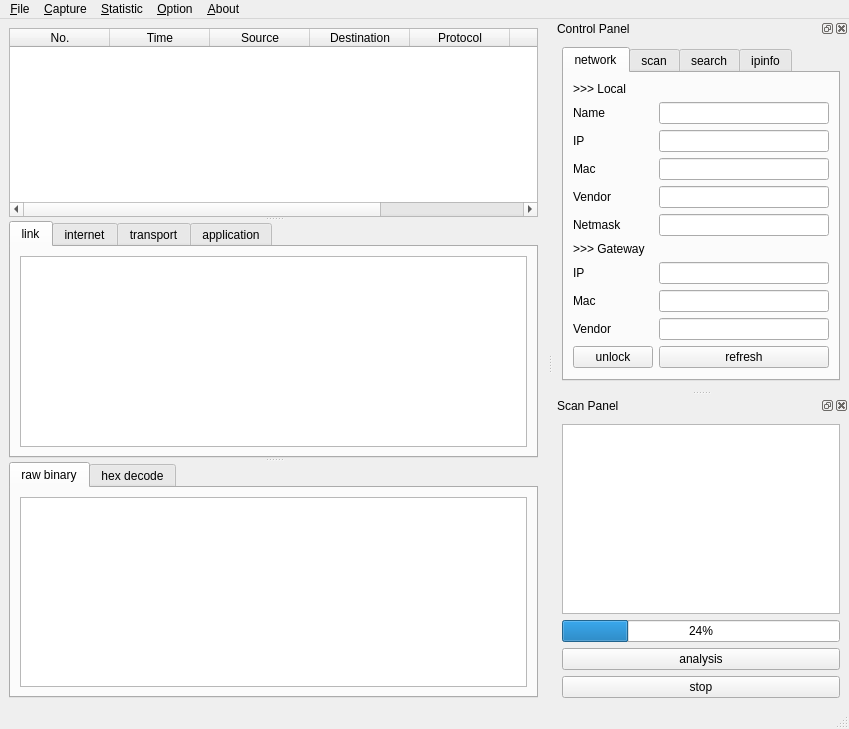
<?xml version="1.0" encoding="UTF-8"?>
<ui version="4.0">
 <class>MainWindow</class>
 <widget class="QMainWindow" name="MainWindow">
  <property name="geometry">
   <rect>
    <x>0</x>
    <y>0</y>
    <width>849</width>
    <height>729</height>
   </rect>
  </property>
  <property name="windowTitle">
   <string>MainWindow</string>
  </property>
  <widget class="QWidget" name="centralwidget">
   <layout class="QHBoxLayout" name="horizontalLayout_8">
    <item>
     <widget class="QSplitter" name="splitter">
      <property name="orientation">
       <enum>Qt::Vertical</enum>
      </property>
      <widget class="QTableWidget" name="conciseInfoTable">
       <property name="showGrid">
        <bool>false</bool>
       </property>
       <column>
        <property name="text">
         <string>No.</string>
        </property>
       </column>
       <column>
        <property name="text">
         <string>Time</string>
        </property>
       </column>
       <column>
        <property name="text">
         <string>Source</string>
        </property>
       </column>
       <column>
        <property name="text">
         <string>Destination</string>
        </property>
       </column>
       <column>
        <property name="text">
         <string>Protocol</string>
        </property>
       </column>
       <column>
        <property name="text">
         <string>Length</string>
        </property>
       </column>
       <column>
        <property name="text">
         <string>Info</string>
        </property>
       </column>
      </widget>
      <widget class="QTabWidget" name="verboseInfoTab">
       <property name="currentIndex">
        <number>0</number>
       </property>
       <widget class="QWidget" name="linkTab">
        <attribute name="title">
         <string>link</string>
        </attribute>
        <layout class="QVBoxLayout" name="verticalLayout_7">
         <item>
          <widget class="QPlainTextEdit" name="linkTextEdit"/>
         </item>
        </layout>
       </widget>
       <widget class="QWidget" name="interTab">
        <attribute name="title">
         <string>internet</string>
        </attribute>
        <layout class="QVBoxLayout" name="verticalLayout_6">
         <item>
          <widget class="QPlainTextEdit" name="interTextEdit"/>
         </item>
        </layout>
       </widget>
       <widget class="QWidget" name="transTab">
        <attribute name="title">
         <string>transport</string>
        </attribute>
        <layout class="QVBoxLayout" name="verticalLayout_5">
         <item>
          <widget class="QPlainTextEdit" name="TransTextEdit"/>
         </item>
        </layout>
       </widget>
       <widget class="QWidget" name="appTab">
        <attribute name="title">
         <string>application</string>
        </attribute>
        <layout class="QVBoxLayout" name="verticalLayout_4">
         <item>
          <widget class="QPlainTextEdit" name="appTextEdit"/>
         </item>
        </layout>
       </widget>
      </widget>
      <widget class="QTabWidget" name="decodeInfoTab">
       <property name="currentIndex">
        <number>0</number>
       </property>
       <widget class="QWidget" name="rawTab">
        <attribute name="title">
         <string>raw binary</string>
        </attribute>
        <layout class="QVBoxLayout" name="verticalLayout_8">
         <item>
          <widget class="QPlainTextEdit" name="rawTextEdit"/>
         </item>
        </layout>
       </widget>
       <widget class="QWidget" name="hexTab">
        <attribute name="title">
         <string>hex decode</string>
        </attribute>
        <layout class="QVBoxLayout" name="verticalLayout_9">
         <item>
          <widget class="QPlainTextEdit" name="hexTextEdit"/>
         </item>
        </layout>
       </widget>
      </widget>
     </widget>
    </item>
   </layout>
  </widget>
  <widget class="QMenuBar" name="menubar">
   <property name="geometry">
    <rect>
     <x>0</x>
     <y>0</y>
     <width>849</width>
     <height>26</height>
    </rect>
   </property>
   <widget class="QMenu" name="menu_File">
    <property name="title">
     <string>&amp;File</string>
    </property>
    <widget class="QMenu" name="menu_export">
     <property name="title">
      <string>&amp;export</string>
     </property>
     <widget class="QMenu" name="menuNetwork_info">
      <property name="title">
       <string>&amp;network info</string>
      </property>
      <addaction name="actionExportCSV"/>
      <addaction name="actionExportJSON"/>
      <addaction name="actionExportPlain"/>
     </widget>
     <widget class="QMenu" name="menuLAN_info">
      <property name="title">
       <string>&amp;LAN info</string>
      </property>
      <addaction name="actionLANCSV"/>
      <addaction name="actionLANJSON"/>
      <addaction name="actionLANPlain"/>
     </widget>
     <widget class="QMenu" name="menuPackets_info">
      <property name="title">
       <string>&amp;packets info</string>
      </property>
      <addaction name="actionPktCSV"/>
      <addaction name="actionPktJSON"/>
      <addaction name="actionPktPlain"/>
     </widget>
     <addaction name="menuNetwork_info"/>
     <addaction name="menuLAN_info"/>
     <addaction name="menuPackets_info"/>
    </widget>
    <addaction name="action_Save"/>
    <addaction name="action_Open"/>
    <addaction name="separator"/>
    <addaction name="menu_export"/>
    <addaction name="separator"/>
    <addaction name="action_close"/>
   </widget>
   <widget class="QMenu" name="menu_Capture">
    <property name="title">
     <string>&amp;Capture</string>
    </property>
    <addaction name="action_Start"/>
    <addaction name="separator"/>
    <addaction name="action_Stop"/>
    <addaction name="separator"/>
    <addaction name="action_Restart"/>
   </widget>
   <widget class="QMenu" name="menu_Statistic">
    <property name="title">
     <string>&amp;Statistic</string>
    </property>
    <widget class="QMenu" name="menu_protocol">
     <property name="title">
      <string>&amp;protocol</string>
     </property>
     <addaction name="action_ProBar"/>
     <addaction name="action_ProHbar"/>
     <addaction name="action_ProPie"/>
    </widget>
    <widget class="QMenu" name="menu_length">
     <property name="title">
      <string>&amp;length</string>
     </property>
     <addaction name="action_LenBar"/>
     <addaction name="action_LenHbar"/>
     <addaction name="action_LenPie"/>
    </widget>
    <widget class="QMenu" name="menu_time">
     <property name="title">
      <string>&amp;time</string>
     </property>
     <addaction name="action_TimeBar"/>
     <addaction name="action_TimeHbar"/>
     <addaction name="action_TimePie"/>
    </widget>
    <addaction name="menu_protocol"/>
    <addaction name="menu_length"/>
    <addaction name="menu_time"/>
   </widget>
   <widget class="QMenu" name="menu_Option">
    <property name="title">
     <string>&amp;Option</string>
    </property>
    <addaction name="separator"/>
    <addaction name="action_Filter"/>
    <addaction name="separator"/>
    <addaction name="action_RefreshRank"/>
   </widget>
   <widget class="QMenu" name="menu_About">
    <property name="title">
     <string>&amp;About</string>
    </property>
    <addaction name="action_Help"/>
    <addaction name="separator"/>
    <addaction name="action_Author"/>
    <addaction name="separator"/>
    <addaction name="action_Rank"/>
   </widget>
   <addaction name="menu_File"/>
   <addaction name="menu_Capture"/>
   <addaction name="menu_Statistic"/>
   <addaction name="menu_Option"/>
   <addaction name="menu_About"/>
  </widget>
  <widget class="QStatusBar" name="statusbar"/>
  <widget class="QDockWidget" name="controlDock">
   <property name="enabled">
    <bool>true</bool>
   </property>
   <property name="floating">
    <bool>false</bool>
   </property>
   <property name="windowTitle">
    <string>Control Panel</string>
   </property>
   <attribute name="dockWidgetArea">
    <number>2</number>
   </attribute>
   <widget class="QWidget" name="controlDockContents">
    <layout class="QHBoxLayout" name="horizontalLayout_2">
     <item>
      <widget class="QTabWidget" name="controlTabManage">
       <property name="currentIndex">
        <number>0</number>
       </property>
       <property name="tabBarAutoHide">
        <bool>false</bool>
       </property>
       <widget class="QWidget" name="networkTab">
        <attribute name="title">
         <string>network</string>
        </attribute>
        <layout class="QFormLayout" name="formLayout">
         <item row="1" column="0">
          <widget class="QLabel" name="nameLabel">
           <property name="text">
            <string>Name</string>
           </property>
          </widget>
         </item>
         <item row="1" column="1">
          <widget class="QLineEdit" name="nameLineEdit"/>
         </item>
         <item row="2" column="0">
          <widget class="QLabel" name="ipLabel">
           <property name="text">
            <string>IP</string>
           </property>
          </widget>
         </item>
         <item row="2" column="1">
          <widget class="QLineEdit" name="ipLineEdit"/>
         </item>
         <item row="3" column="0">
          <widget class="QLabel" name="macLabel">
           <property name="text">
            <string>Mac</string>
           </property>
          </widget>
         </item>
         <item row="3" column="1">
          <widget class="QLineEdit" name="macLineEdit"/>
         </item>
         <item row="4" column="0">
          <widget class="QLabel" name="vendorLabel">
           <property name="text">
            <string>Vendor</string>
           </property>
          </widget>
         </item>
         <item row="4" column="1">
          <widget class="QLineEdit" name="vendorLineEdit"/>
         </item>
         <item row="5" column="0">
          <widget class="QLabel" name="netmaskLabel">
           <property name="text">
            <string>Netmask</string>
           </property>
          </widget>
         </item>
         <item row="5" column="1">
          <widget class="QLineEdit" name="netmaskLineEdit"/>
         </item>
         <item row="7" column="0">
          <widget class="QLabel" name="gwIpLabel">
           <property name="text">
            <string>IP</string>
           </property>
          </widget>
         </item>
         <item row="7" column="1">
          <widget class="QLineEdit" name="gwMacLineEdit"/>
         </item>
         <item row="10" column="0">
          <widget class="QLabel" name="gwVendorLabel">
           <property name="text">
            <string>Vendor</string>
           </property>
          </widget>
         </item>
         <item row="10" column="1">
          <widget class="QLineEdit" name="gwVendorLineEdit"/>
         </item>
         <item row="13" column="1">
          <widget class="QPushButton" name="refreshButton">
           <property name="text">
            <string>refresh</string>
           </property>
          </widget>
         </item>
         <item row="0" column="0">
          <widget class="QLabel" name="localLabel">
           <property name="text">
            <string>&gt;&gt;&gt; Local</string>
           </property>
          </widget>
         </item>
         <item row="6" column="0">
          <widget class="QLabel" name="gwLabel">
           <property name="text">
            <string>&gt;&gt;&gt; Gateway</string>
           </property>
          </widget>
         </item>
         <item row="8" column="0">
          <widget class="QLabel" name="gwMacLabel">
           <property name="text">
            <string>Mac</string>
           </property>
          </widget>
         </item>
         <item row="8" column="1">
          <widget class="QLineEdit" name="gwIpLineEdit"/>
         </item>
         <item row="13" column="0">
          <widget class="QPushButton" name="unlockButton">
           <property name="text">
            <string>unlock</string>
           </property>
          </widget>
         </item>
        </layout>
       </widget>
       <widget class="QWidget" name="scanTab">
        <attribute name="title">
         <string>scan</string>
        </attribute>
        <layout class="QVBoxLayout" name="verticalLayout_3">
         <item>
          <widget class="QLabel" name="rangeLabel">
           <property name="text">
            <string>Range</string>
           </property>
          </widget>
         </item>
         <item>
          <widget class="QLineEdit" name="rangeLineEdit"/>
         </item>
         <item>
          <widget class="QPushButton" name="rangeButton">
           <property name="text">
            <string>range scan</string>
           </property>
          </widget>
         </item>
         <item>
          <widget class="QLabel" name="maskLabel">
           <property name="text">
            <string>Mask</string>
           </property>
          </widget>
         </item>
         <item>
          <widget class="QLineEdit" name="maskLineEdit"/>
         </item>
         <item>
          <widget class="QPushButton" name="maskButton">
           <property name="text">
            <string>mask scan</string>
           </property>
          </widget>
         </item>
        </layout>
       </widget>
       <widget class="QWidget" name="searchTab">
        <attribute name="title">
         <string>search</string>
        </attribute>
        <layout class="QFormLayout" name="formLayout_4">
         <item row="0" column="0">
          <widget class="QLabel" name="searchLabel">
           <property name="text">
            <string>Search</string>
           </property>
          </widget>
         </item>
         <item row="0" column="1">
          <widget class="QLineEdit" name="searchLineEdit"/>
         </item>
         <item row="1" column="1">
          <widget class="QPushButton" name="searchButton">
           <property name="text">
            <string>search</string>
           </property>
          </widget>
         </item>
        </layout>
       </widget>
       <widget class="QWidget" name="ipinfoTab">
        <attribute name="title">
         <string>ipinfo</string>
        </attribute>
        <layout class="QFormLayout" name="formLayout_3">
         <item row="0" column="0">
          <widget class="QLabel" name="sipLabel">
           <property name="text">
            <string>search IP</string>
           </property>
          </widget>
         </item>
         <item row="0" column="1">
          <widget class="QLineEdit" name="sipLineEdit"/>
         </item>
         <item row="1" column="0" colspan="2">
          <widget class="QTextEdit" name="sipTextEdit"/>
         </item>
         <item row="2" column="0">
          <widget class="QPushButton" name="sipButton">
           <property name="text">
            <string>seach</string>
           </property>
          </widget>
         </item>
        </layout>
       </widget>
      </widget>
     </item>
    </layout>
   </widget>
  </widget>
  <widget class="QDockWidget" name="scanDock">
   <property name="windowTitle">
    <string>Scan Panel</string>
   </property>
   <attribute name="dockWidgetArea">
    <number>2</number>
   </attribute>
   <widget class="QWidget" name="scanDockContents">
    <layout class="QVBoxLayout" name="verticalLayout">
     <item>
      <widget class="QListWidget" name="nodeListWidget"/>
     </item>
     <item>
      <widget class="QProgressBar" name="scanProgressBar">
       <property name="value">
        <number>24</number>
       </property>
      </widget>
     </item>
     <item>
      <widget class="QPushButton" name="analysisPushButton">
       <property name="text">
        <string>analysis</string>
       </property>
      </widget>
     </item>
     <item>
      <widget class="QPushButton" name="stopPushButton">
       <property name="text">
        <string>stop</string>
       </property>
      </widget>
     </item>
    </layout>
   </widget>
  </widget>
  <action name="action_Save">
   <property name="text">
    <string>&amp;save</string>
   </property>
  </action>
  <action name="action_Open">
   <property name="text">
    <string>&amp;open</string>
   </property>
  </action>
  <action name="action_Export">
   <property name="text">
    <string>&amp;Export</string>
   </property>
  </action>
  <action name="actionExportCSV">
   <property name="text">
    <string>&amp;CSV</string>
   </property>
  </action>
  <action name="actionExportJSON">
   <property name="text">
    <string>&amp;JSON</string>
   </property>
  </action>
  <action name="actionExportPlain">
   <property name="text">
    <string>&amp;plain text</string>
   </property>
  </action>
  <action name="actionLANCSV">
   <property name="text">
    <string>CSV</string>
   </property>
  </action>
  <action name="actionLANJSON">
   <property name="text">
    <string>JSON</string>
   </property>
  </action>
  <action name="actionLANPlain">
   <property name="text">
    <string>plain text</string>
   </property>
  </action>
  <action name="actionPktCSV">
   <property name="text">
    <string>CSV</string>
   </property>
  </action>
  <action name="actionPktJSON">
   <property name="text">
    <string>JSON</string>
   </property>
  </action>
  <action name="actionPktPlain">
   <property name="text">
    <string>plain text</string>
   </property>
  </action>
  <action name="action_Start">
   <property name="text">
    <string>&amp;start</string>
   </property>
  </action>
  <action name="actionSto_p">
   <property name="text">
    <string>sto&amp;p</string>
   </property>
  </action>
  <action name="action_restart">
   <property name="text">
    <string>&amp;restart</string>
   </property>
  </action>
  <action name="action_ProBar">
   <property name="text">
    <string>&amp;bar</string>
   </property>
  </action>
  <action name="action_ProHbar">
   <property name="text">
    <string>&amp;hbar</string>
   </property>
  </action>
  <action name="action_ProPie">
   <property name="text">
    <string>&amp;pie</string>
   </property>
  </action>
  <action name="action_LenBar">
   <property name="text">
    <string>&amp;bar</string>
   </property>
  </action>
  <action name="action_LenHbar">
   <property name="text">
    <string>&amp;hbar</string>
   </property>
  </action>
  <action name="action_LenPie">
   <property name="text">
    <string>&amp;pie</string>
   </property>
  </action>
  <action name="action_TimeBar">
   <property name="text">
    <string>&amp;bar</string>
   </property>
  </action>
  <action name="action_TimeHbar">
   <property name="text">
    <string>&amp;hbar</string>
   </property>
  </action>
  <action name="action_TimePie">
   <property name="text">
    <string>&amp;pie</string>
   </property>
  </action>
  <action name="action_Stop">
   <property name="text">
    <string>sto&amp;p</string>
   </property>
  </action>
  <action name="action_Restart">
   <property name="text">
    <string>&amp;restart</string>
   </property>
  </action>
  <action name="action_Help">
   <property name="text">
    <string>&amp;help</string>
   </property>
  </action>
  <action name="action_Author">
   <property name="text">
    <string>&amp;author</string>
   </property>
  </action>
  <action name="action_close">
   <property name="text">
    <string>&amp;close</string>
   </property>
   <property name="shortcut">
    <string>Ctrl+Q</string>
   </property>
  </action>
  <action name="action_rank">
   <property name="text">
    <string>&amp;rank</string>
   </property>
  </action>
  <action name="action_Rank">
   <property name="text">
    <string>&amp;rank</string>
   </property>
  </action>
  <action name="action_Filter">
   <property name="text">
    <string>&amp;filter</string>
   </property>
  </action>
  <action name="action_RefreshRank">
   <property name="text">
    <string>&amp;refresh rank</string>
   </property>
  </action>
 </widget>
 <resources/>
 <connections/>
</ui>
